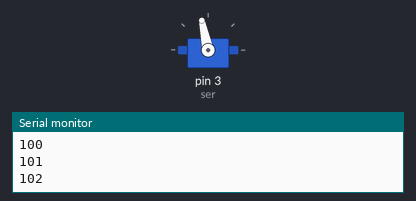
A sketch run on a simulated Arduino Uno, built with avr-gcc and run on an emulated ATmega328P. Shown: servo, the last lines printed to the serial monitor.

Above: at 0.05 s.
At 1.5 s:
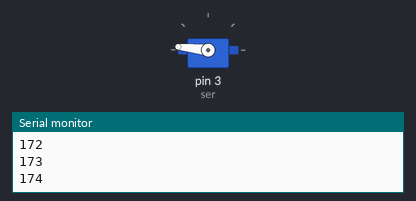
At 2.25 s:
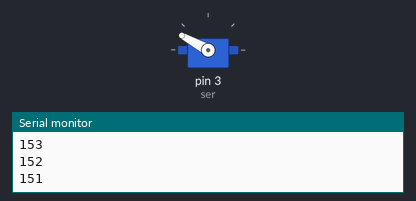
At 3.0 s:
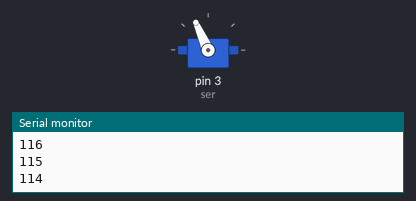
Timing chart, 0 to 7.6 s (numbered marks = the images above):
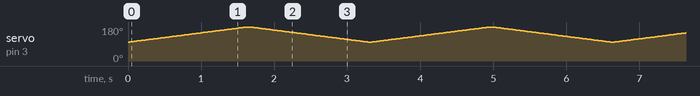

The sketch:

TesteServo90graus.ino
```cpp
// MundoTudoFacil.com
// Pompílio Araújo Jr.

#include "Servo.h"

Servo ser;
int ang = 100;
int limiteS = 180;
int limiteI = 100;
int iAlt = 1;
bool bDirecao = 1;

void setup()
{
  Serial.begin(9600);
  ser.attach(3); // Pino digital D3
  ser.write(ang);
}

void loop()
{
  ser.write(ang);
  Serial.println(ang);

  if (bDirecao){
    ang = ang + iAlt;
    if (ang > limiteS) bDirecao = false;
  }
  else{
    ang = ang - iAlt;
    if (ang < limiteI) bDirecao = true;
  }
  delay(20);
}
```
